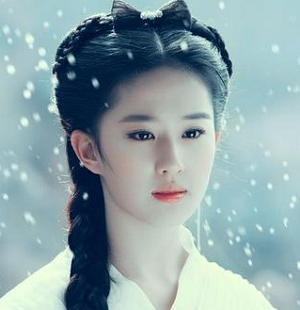
#> input picture 1.png, 300 x 310 px
$ jupyter execute note1.ipynb
#> lines starting #> are read from the running program, lines starting #| are printed output that depends on the picture
### 热身：复习Jupyter Notebook的使用方法

[cell 1]
print('你好，世界！')
print('Hello, world!')

[cell 2]
5+2
# 5-2

[cell 3]
print(5+2)
print(5-2)
print(5*2)
print(5/2)
print(5//2)
print(5%2)

[cell 4]
def introduce(name, age):
    print("Hello, my name is %s. I'm %d years old." % (name, age))

[cell 5]
introduce('xiaoming', 12)
introduce('小红', 10)

[cell 6]
def introduce(name, age):
    s = "Hello, my name is %s. I'm %d years old." % (name, age)
    return s

s = introduce('xiaoming', 12)
print(s)

print(introduce('小红', 10))

##### 作业：实现一个函数，输入a和b，输出a+b，如输入1，2，输出1+2=3

[cell 7]
def add(a, b):
    print('%d + %d = %d' % (a, b, a+b))

add(2, 3)

##### 作业：计算100以内的奇数之和

[cell 8]
sum = 0
for i in range(1, 100, 1):
    if i % 2 == 1:
        sum = sum + i
print(sum)

##### 如何用while循环来实现？

### 1. 图像的基本操作
#### 1.1 导入一些需要的库

[cell 9]
import numpy as np  # 操作数组
import cv2  # 操作图像
import matplotlib.pyplot as plt  # 画图

#### 1.2 读取图像

[cell 10]
img = cv2.imread('1.png')[..., ::-1]
plt.imshow(img)
plt.show()

[cell 11]
print(img)
#> (printed output is left out)

[cell 12]
print(img.shape)
#| (310, 300, 3)
print(img[0, 0])
#| [176 207 210]

#### 1.3 保存图像

[cell 13]
cv2.imwrite('2.png', img[..., ::-1])
#> Out = True

#### 1.4 图像的放大与缩小

[cell 14]
img1 = cv2.resize(img, (300//2, 310//2))
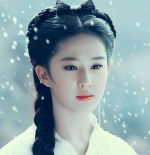
#> img1: shape (155, 150, 3); mean R, G, B 141.4, 164.3, 168
img2 = cv2.resize(img, (300*2, 310*2))
img3 = cv2.resize(img, (100, 200))
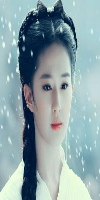
#> img3: shape (200, 100, 3); mean R, G, B 141.2, 164, 167.8
img4 = cv2.resize(img, (200, 100))
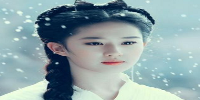
#> img4: shape (100, 200, 3); mean R, G, B 141.2, 164, 167.7

cv2.imwrite('img1.png', img1[..., ::-1])
cv2.imwrite('img2.png', img2[..., ::-1])

cv2.imwrite('img3.png', img3[..., ::-1])
cv2.imwrite('img4.png', img4[..., ::-1])

plt.imshow(img1)
plt.show()
plt.imshow(img2)
plt.show()
plt.imshow(img3)
plt.show()
plt.imshow(img4)
plt.show()

#### 1.5 图像的颜色变换（彩色图到灰度图）

[cell 15]
img = cv2.imread('1.png')[..., ::-1]
img_gray = cv2.cvtColor(img, cv2.COLOR_RGB2GRAY)
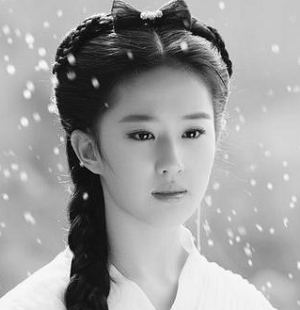
#> img_gray: shape (310, 300); min 1, max 253, mean 157.7
plt.imshow(img_gray, cmap='gray')
plt.show()

img_rgb = cv2.cvtColor(img_gray, cv2.COLOR_GRAY2RGB)
plt.imshow(img_rgb)
plt.show()

print(img_gray.shape)
#| (310, 300)
print(img_rgb.shape)
#| (310, 300, 3)

print(img[0, 0])
#| [176 207 210]
print(img_gray[0, 0])
#| 198
print(img_rgb[0, 0])
#| [198 198 198]

#### 1.6 图像翻转

[cell 16]
img = cv2.imread('1.png')[..., ::-1]
# 水平翻转
img1 = cv2.flip(img, 1)
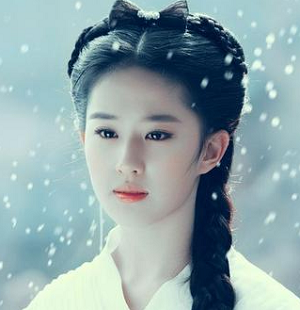
#> img1: shape (310, 300, 3); mean R, G, B 141.3, 164.1, 167.9
# 垂直翻转
img2 = cv2.flip(img, 0)
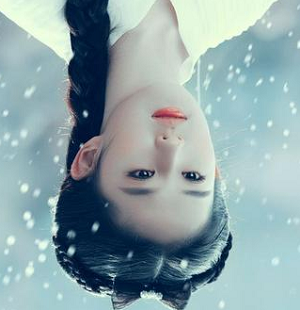
#> img2: shape (310, 300, 3); mean R, G, B 141.3, 164.1, 167.9
# 水平垂直翻转
img3 = cv2.flip(img, -1)
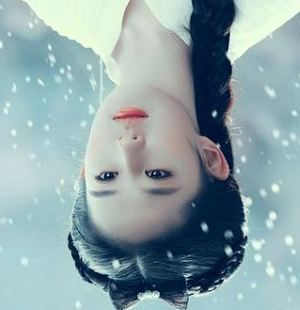
#> img3: shape (310, 300, 3); mean R, G, B 141.3, 164.1, 167.9

plt.imshow(img)
plt.show()
plt.imshow(img1)
plt.show()
plt.imshow(img2)
plt.show()
plt.imshow(img3)
plt.show()

[cell 17]
# 多幅图像画在一起
plt.subplot(2, 2, 1)
plt.imshow(img)
plt.title('img')
plt.axis('off')

plt.subplot(2, 2, 2)
plt.imshow(img1)
plt.title('img1')
plt.axis('off')

plt.subplot(2, 2, 3)
plt.imshow(img2)
plt.title('img2')
plt.axis('off')

plt.subplot(2, 2, 4)
plt.imshow(img3)
plt.title('img3')
plt.axis('off')

plt.show()

#### 1.7 用Opencv画人脸矩形框和人脸特征点

[cell 18]
img = cv2.imread('1.png')[..., ::-1]
img = img.copy()

cv2.rectangle(img, (85, 106), (220, 232), (255, 0, 0), 3)
plt.imshow(img)
plt.show()

cv2.circle(img, (191, 133), 3, (0, 0, 255), -1)
#> img: shape (310, 300, 3); mean R, G, B 145, 160.2, 163.8
plt.imshow(img)
plt.show()

cv2.circle(img, (143, 135), 3, (0, 0, 255), -1)
#> img: shape (310, 300, 3); mean R, G, B 145, 160.2, 163.9
plt.imshow(img)
plt.show()

cv2.imwrite('3.png', img[..., ::-1])
#> Out = True

##### 作业：用cv2.line实现cv2.rectangle

[cell 19]
# 作业：用cv2.line实现cv2.rectangle
img = cv2.imread('1.png')[..., ::-1]
img = img.copy()

cv2.line(img, (85, 106), (220, 106), (255, 0, 0), 3)
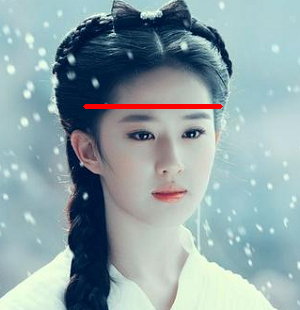
#> img: shape (310, 300, 3); mean R, G, B 142.2, 163.1, 166.8

plt.imshow(img)
plt.show()

$ run again, with boys.png copied over 1.png
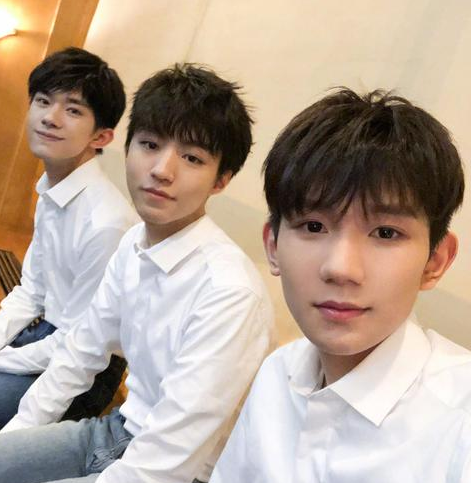
#> input picture boys.png, 471 x 483 px
#> (printed output is left out)
#| (483, 471, 3)
#| [255 246 181]
#> `cv2.imwrite('2.png', img[..., ::-1])`: Out = True
#| (483, 471)
#| (483, 471, 3)
#| [255 246 181]
#| 241
#| [241 241 241]
#> `img3 = cv2.flip(img, -1)`:
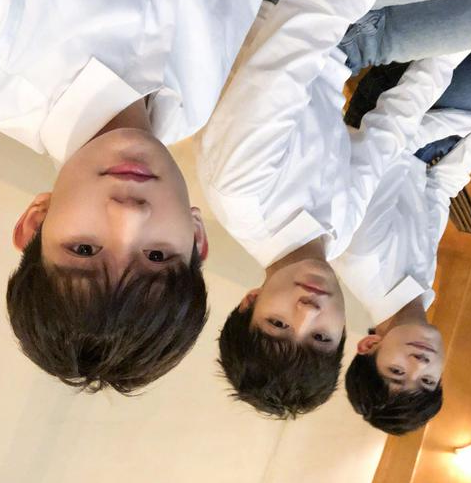
#> img3: shape (483, 471, 3); mean R, G, B 182.7, 165.4, 151.2
#> `cv2.line(img, (85, 106), (220, 106), (255, 0, 0), 3)`:
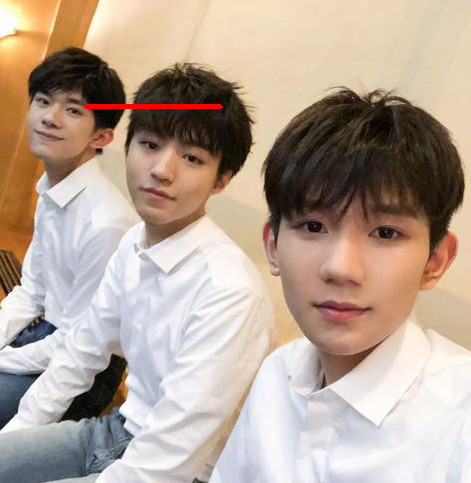
#> img: shape (483, 471, 3); mean R, G, B 183.3, 165.3, 151.1
